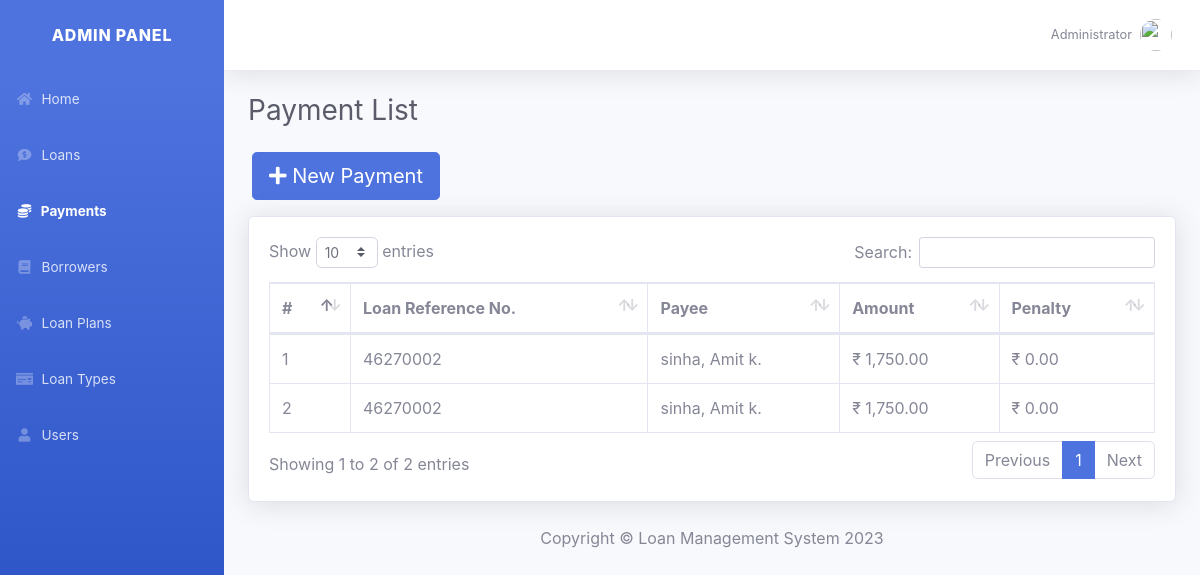
The app's page /payment.php (signed in) with its own data.
### tables this page shows
CREATE TABLE `user` (
  `user_id` int(11) NOT NULL,
  `username` varchar(30) NOT NULL,
  `password` varchar(30) NOT NULL,
  `firstname` text NOT NULL,
  `lastname` text NOT NULL
);

CREATE TABLE `payment` (
  `payment_id` int(11) NOT NULL,
  `loan_id` int(11) NOT NULL,
  `payee` text NOT NULL,
  `pay_amount` float NOT NULL,
  `penalty` float NOT NULL,
  `overdue` tinyint(1) NOT NULL COMMENT '0=no, 1=yes',
  `date_created` datetime NOT NULL DEFAULT current_timestamp()
);

CREATE TABLE `loan` (
  `loan_id` int(11) NOT NULL,
  `ref_no` varchar(50) NOT NULL,
  `ltype_id` int(30) NOT NULL,
  `borrower_id` int(30) NOT NULL,
  `purpose` text NOT NULL,
  `amount` double NOT NULL,
  `lplan_id` int(30) NOT NULL,
  `status` tinyint(1) NOT NULL COMMENT '0=request, 1=confirmed, 2=released, 3=completed, 4=denied',
  `date_released` datetime NOT NULL,
  `date_created` datetime NOT NULL
);

### config.php (called while the page is built, shortened)
<?php
	class db_connect{
		public $host = db_host;
		public $user = db_user;
		public $pass = db_pass;
		public $name = db_name;
		public function connect(){
			$this->conn = new mysqli($this->host, $this->user, $this->pass, $this->name);
		}
	}
?>

### class.php (called while the page is built, shortened)
<?php
	require_once'config.php';
	class db_class extends db_connect{
		public function user_acc($user_id){
			$query=$this->conn->prepare("SELECT * FROM `user` WHERE `user_id`='$user_id'") or die($this->conn->error);
			if($query->execute()){
				$result=$query->get_result();
				$fetch=$result->fetch_array();
				return $fetch['firstname']." ".$fetch['lastname'];
			}
		}
	}
?>

### payment.php (the view, shortened to what this page needs)
<?php
	require_once'class.php';
	$db=new db_class();
?>
<!DOCTYPE html>
<html lang="en">
<head>
    <link href="fontawesome-free/css/all.min.css" rel="stylesheet" type="text/css">
    <link href="css/sb-admin-2.css" rel="stylesheet">
    <link href="css/dataTables.bootstrap4.css" rel="stylesheet">
    <link href="css/select2.css" rel="stylesheet">
</head>
<body id="page-top">
    <div id="wrapper">
        <ul class="navbar-nav bg-gradient-primary sidebar sidebar-dark accordion" id="accordionSidebar">
            <a class="sidebar-brand d-flex align-items-center justify-content-center" href="home.php">
                <div class="sidebar-brand-text mx-3">ADMIN PANEL</div>
            </a>
            <li class="nav-item">
                <a class="nav-link" href="home.php">
                    <i class="fas fa-fw fa-home"></i>
                    <span>Home</span></a>
            </li>
			<li class="nav-item">
                <a class="nav-link" href="loan.php">
                    <i class="fas fa-fw fas fa-comment-dollar"></i>
                    <span>Loans</span></a>
            </li>
			<li class="nav-item active">
                <a class="nav-link" href="payment.php">
                    <i class="fas fa-fw fas fa-coins"></i>
                    <span>Payments</span></a>
            </li>
			<li class="nav-item">
                <a class="nav-link" href="borrower.php">
                    <i class="fas fa-fw fas fa-book"></i>
                    <span>Borrowers</span></a>
            </li>
			<li class="nav-item">
                <a class="nav-link" href="loan_plan.php">
                    <i class="fas fa-fw fa-piggy-bank"></i>
                    <span>Loan Plans</span></a>
            </li>
			<li class="nav-item">
                <a class="nav-link" href="loan_type.php">
                    <i class="fas fa-fw fa-money-check"></i>
                    <span>Loan Types</span></a>
            </li>
			<li class="nav-item">
                <a class="nav-link" href="user.php">
                    <i class="fas fa-fw fa-user"></i>
                    <span>Users</span></a>
            </li>
        </ul>
        <div id="content-wrapper" class="d-flex flex-column">
            <div id="content">
                <nav class="navbar navbar-expand navbar-light bg-white topbar mb-4 static-top shadow">
                    <ul class="navbar-nav ml-auto">
                        <li class="nav-item dropdown no-arrow">
                            <a class="nav-link dropdown-toggle" href="#" id="userDropdown" role="button"
                                data-toggle="dropdown" aria-haspopup="true" aria-expanded="false">
                                <span class="mr-2 d-none d-lg-inline text-gray-600 small"><?php echo $db->user_acc($_SESSION['user_id'])?></span>
                                <img class="img-profile rounded-circle"
                                    src="image/admin_profile.svg">
                            </a>
                        </li>
                    </ul>
                </nav>
                <div class="container-fluid">
                    <div class="d-sm-flex align-items-center justify-content-between mb-4">
                        <h1 class="h3 mb-0 text-gray-800">Payment List</h1>
                    </div>
					<div class="row">
						<button class="ml-3 mb-3 btn btn-lg btn-primary" href="#" data-toggle="modal" data-target="#addModal"><span class="fa fa-plus"></span> New Payment</button>
					</div>
                    <div class="card shadow mb-4">
                        <div class="card-body">
                            <div class="table-responsive">
                                <table class="table table-bordered" id="dataTable" width="100%" cellspacing="0">
                                    <thead>
                                        <tr>
                                            <th>#</th>
                                            <th>Loan Reference No.</th>
                                            <th>Payee</th>
                                            <th>Amount</th>
                                            <th>Penalty</th>
                                        </tr>
                                    </thead>
                                    <tbody>
										<?php
											$tbl_payment=$db->conn->query("SELECT * FROM `payment` INNER JOIN `loan` ON payment.loan_id=loan.loan_id");
											$i=1;
											while($fetch=$tbl_payment->fetch_array()){
										?>
											<tr>
												<td><?php echo $i++?></td>
												<td><?php echo $fetch['ref_no']?></td>
												<td><?php echo $fetch['payee']?></td>
												<td><?php echo "&#8377; ".number_format($fetch['pay_amount'], 2)?></td>
												<td><?php echo "&#8377; ".number_format($fetch['penalty'], 2)?></td>
											</tr>
										<?php
											}
										?>
                                    </tbody>
                                </table>
                            </div>
						</div>
                    </div>
				</div>
            <footer class="stocky-footer">
                <div class="container my-auto">
                    <div class="copyright text-center my-auto">
                        <span>Copyright &copy; Loan Management System <?php echo date("Y")?></span>
                    </div>
                </div>
            </footer>
        </div>
    </div>
</body>
</html>

### records on screen
user: $db->user_acc($_SESSION['user_id']) "Administrator"
payment: loan.ref_no "46270002", payee "sinha, Amit k.", pay_amount "1,750.00", penalty "0.00"
payment: loan.ref_no "46270002", payee "sinha, Amit k.", pay_amount "1,750.00", penalty "0.00"
